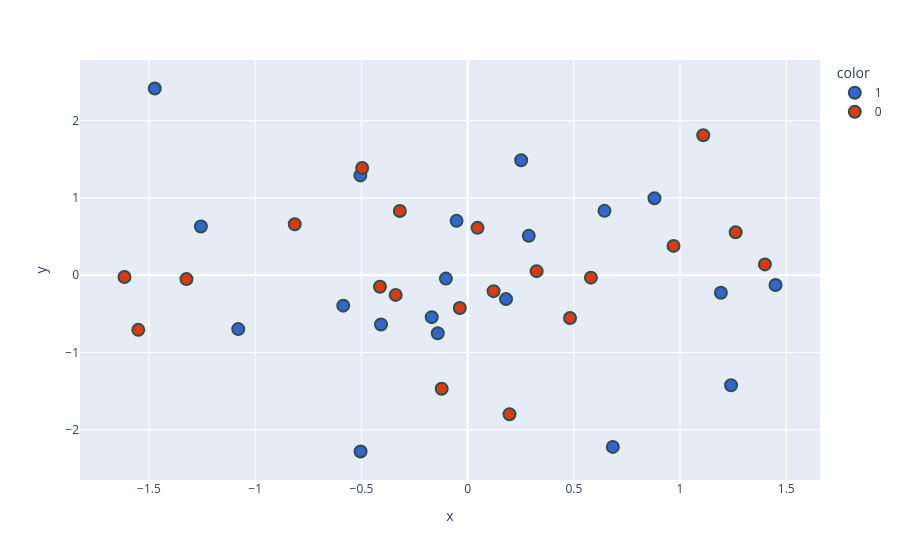

The notebook cell this image was saved under:
### Code cell
new_df['target'] = new_df['target'].astype('str')
fig = px.scatter(
  x = new_df['PC1'],
  y = new_df['PC2'],
  color = new_df['target'],
  color_discrete_sequence = px.colors.qualitative.G10
)

fig.update_traces(
  marker = dict(
    size=12,
    line=dict(
      width=2,
      color='DarkSlateGrey'
    )
  ),
  selector = dict(mode = 'markers')
)

fig.show()

### Figure 1 — Plotly figure (JSON) as saved in the notebook; plotly's stock layout.template omitted (floating-point values rounded to 4 significant figures)
{"data": [{"hovertemplate": "color=1<br>x=%{x}<br>y=%{y}<extra></extra>", "legendgroup": "1", "marker": {"color": "#3366CC", "line": {"color": "DarkSlateGrey", "width": 2}, "size": 12, "symbol": "circle"}, "mode": "markers", "name": "1", "orientation": "v", "showlegend": true, "type": "scatter", "x": [-0.505, -0.5856, 1.192, 1.24, -1.256, -0.05203, -0.4078, -0.5039, 1.449, -1.473, -0.1023, 0.2879, 0.6837, 0.1808, 0.8796, -1.08, -0.1691, -0.1406, 0.6442, 0.2521], "xaxis": "x", "y": [1.292, -0.3929, -0.226, -1.422, 0.6304, 0.7042, -0.6378, -2.28, -0.126, 2.417, -0.04291, 0.5099, -2.221, -0.3082, 0.9957, -0.6963, -0.5419, -0.7495, 0.8335, 1.489], "yaxis": "y"}, {"hovertemplate": "color=0<br>x=%{x}<br>y=%{y}<extra></extra>", "legendgroup": "0", "marker": {"color": "#DC3912", "line": {"color": "DarkSlateGrey", "width": 2}, "size": 12, "symbol": "circle"}, "mode": "markers", "name": "0", "orientation": "v", "showlegend": true, "type": "scatter", "x": [0.5804, -1.615, 0.1221, 1.4, 1.262, 0.9694, -0.8137, -0.3387, -0.3192, -1.324, -0.4127, 1.109, 0.04659, -0.1222, 0.3249, 0.482, 0.1972, -0.03671, -0.4964, -1.55], "xaxis": "x", "y": [-0.03065, -0.02275, -0.2054, 0.1409, 0.5563, 0.3802, 0.6595, -0.2538, 0.8322, -0.04973, -0.1492, 1.811, 0.6136, -1.469, 0.05343, -0.5528, -1.799, -0.4237, 1.389, -0.7065], "yaxis": "y"}], "layout": {"legend": {"title": {"text": "color"}, "tracegroupgap": 0}, "margin": {"t": 60}, "xaxis": {"anchor": "y", "domain": [0, 1], "title": {"text": "x"}}, "yaxis": {"anchor": "x", "domain": [0, 1], "title": {"text": "y"}}}}
